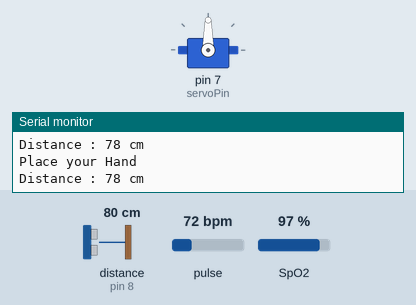
This sketch was run on a simulated Arduino Uno, built with avr-gcc and run on an emulated ATmega328P. Parts: servo, the last lines printed to the serial monitor. Wiring (inferred from the names in the program): ultrasonic range finder: trigger pin 9; echo pin 8. The inputs (shaded band) are chosen by the test bench; at power-on: distance to the obstacle (sensor on pin 8) 80 cm, pulse 72 bpm, SpO2 97 %. The echo pulse lasts 58.3 µs per cm.

Above: at 2.8 s.
2.9 s: distance to the obstacle (sensor on pin 8) set to 12 cm
8.2 s: distance to the obstacle (sensor on pin 8) set to 9 cm
At 13.6 s:
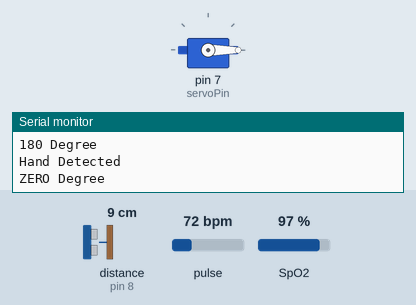
Timing chart, 0 to 15.1 s (numbered marks = the images above; inputs shaded):
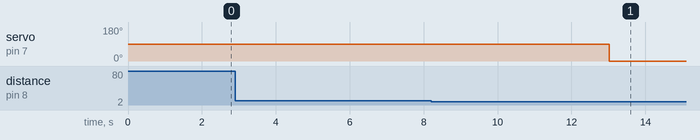

Measured:
- the behaviour switches between 11 and 10 cm on distance to the obstacle (sensor on pin 8) (found by bisection; images 0 and 1)
- after the input at 8.2 s, servo on pin 7 (servoPin): 90° → 0° after 4.8 s

The sketch:

sanitiser_pulse.ino
```cpp
#define echoPin 8
#define trigPin 9
#include "MAX30100_PulseOximeter.h"
#define REPORTING_PERIOD_MS     1000

long duration;
int distance;

// Include the Servo library
#include <Servo.h>
// include the library code:
//#include <LiquidCrystal.h>
// Declare the Servo pin
int servoPin = 7;
// Create a servo object

// initialize the library by associating any needed LCD interface pin
// with the arduino pin number it is connected to
const int rs = 12, en = 11, d4 = 5, d5 = 4, d6 = 3, d7 = 2;
//LiquidCrystal lcd(rs, en, d4, d5, d6, d7);

Servo Servo1;
unsigned long cnt = 0;
unsigned long StartTime;
unsigned long CurrentTime;
unsigned long ElapsedTime;
unsigned long dispensed = 0;
unsigned long pulse_oxi = 0;


PulseOximeter pox;
uint32_t tsLastReport = 0;
unsigned long cnt_pulse = 0;

void onBeatDetected()
{
    Serial.println("Beat!");
}
void setup(){
  //Serial.begin(9600);
  Serial.begin(115200);
  pinMode(trigPin,OUTPUT);
  pinMode(echoPin,INPUT);
  Servo1.attach(servoPin);
//  lcd.begin(16, 2);
  //lcd.print("SANITISER DISPENSOR");

  //unsigned long StartTime = 0;
  //millis();

    //Serial.begin(115200);
    Serial.print("Initializing pulse oximeter..");

    // Initialize the PulseOximeter instance
    // Failures are generally due to an improper I2C wiring, missing power supply
    // or wrong target chip
    if (!pox.begin()) {
        Serial.println("FAILED");
        for(;;);
    } else {
        Serial.println("SUCCESS");
    }
     pox.setIRLedCurrent(MAX30100_LED_CURR_7_6MA);

    // Register a callback for the beat detection
    pox.setOnBeatDetectedCallback(onBeatDetected);

 }

void loop(){

  //restoring flag values for every loop
  dispensed = 0;
  pulse_oxi = 0;

  Serial.println("Place your Hand");
  //lcd.setCursor(0, 1);
  //lcd.print("Place your Hand");

  // trigger sent
  digitalWrite(trigPin,LOW);
  delayMicroseconds(2);
  digitalWrite(trigPin,HIGH);
  delayMicroseconds(10);
  digitalWrite(trigPin,LOW);

  //calculate duration when echo pin is HIGH
  duration=pulseIn(echoPin,HIGH);
  distance=(duration*0.034/2);
  Serial.print("Distance : ");
  Serial.print(distance);
  Serial.println(" cm ");
  delay(1000);

    //if distance is less than 10cm
   if (distance < 10)
   {

     if(cnt == 1)
     {
      Serial.println("Wait for some time");
     }
     else
     {
      cnt = 1;
//    lcd.setCursor(0, 1);
 //   lcd.print("HAND DETECTED");
    delay(1000);
    Serial.println("Hand Detected");
    // Make servo go to 0 degrees
   Servo1.write(0);
   //Serial.println("ZERO Degree");
   //delay(1000);
   // Make servo go to 90 degrees
   Servo1.write(90);
   Serial.println("180 Degree");
   delay(1000);
   Serial.println("Hand Detected");
    // Make servo go to 0 degrees
   Servo1.write(0);
   Serial.println("ZERO Degree");
   delay(1000);
  // lcd.setCursor(0, 1);
  // lcd.print("DISPENSED!");
  dispensed = 1;
  Serial.println("Sanitiser Dispensed successfully");
     }


   }
   else if (distance > 10)
   {
    cnt = 0;
   }

   //pulse
    // Make sure to call update as fast as possible

    if(dispensed == 1)
    {
    while(pulse_oxi == 0)
    {
      pox.update();
    if (millis() - tsLastReport > REPORTING_PERIOD_MS) {

        cnt = cnt + 1;
        if(cnt >6)
        {
          // if(pox.getHeartRate()>0 and pox.getSpO2() >0)
        //{


          Serial.print("Heart rate:");
          Serial.print(pox.getHeartRate());
            Serial.print("bpm / SpO2:");
        Serial.print(pox.getSpO2());
        pulse_oxi = 1;

        //}
        //else
        //{
        //  Serial.println("FInding...Take Deep breathe");
        //}

        }
        else
        {
          Serial.println("FInding...Take Deep breathe");
          pox.getHeartRate();
          pox.getSpO2();
        }


       Serial.println("%");

        tsLastReport = millis();

    }


    }
    }


  delay(1000);
}
```
